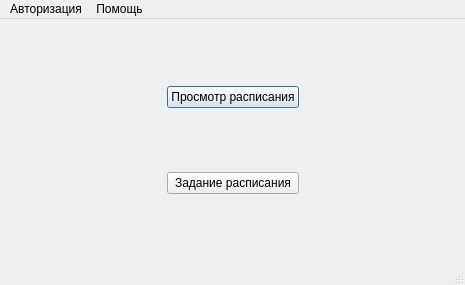
<?xml version="1.0" encoding="UTF-8"?>
<ui version="4.0">
 <class>MainWindow</class>
 <widget class="QMainWindow" name="MainWindow">
  <property name="geometry">
   <rect>
    <x>0</x>
    <y>0</y>
    <width>465</width>
    <height>285</height>
   </rect>
  </property>
  <property name="windowTitle">
   <string>Расписание 1.0</string>
  </property>
  <widget class="QWidget" name="centralwidget">
   <layout class="QGridLayout" name="gridLayout">
    <item row="1" column="1">
     <widget class="QPushButton" name="bset">
      <property name="styleSheet">
       <string notr="true">font: 75 20pt &quot;Verdana&quot;;</string>
      </property>
      <property name="text">
       <string>Задание расписания</string>
      </property>
     </widget>
    </item>
    <item row="0" column="0">
     <spacer name="horizontalSpacer">
      <property name="orientation">
       <enum>Qt::Horizontal</enum>
      </property>
      <property name="sizeHint" stdset="0">
       <size>
        <width>40</width>
        <height>20</height>
       </size>
      </property>
     </spacer>
    </item>
    <item row="0" column="1">
     <widget class="QPushButton" name="bview">
      <property name="styleSheet">
       <string notr="true">font: 75 20pt &quot;Verdana&quot;;</string>
      </property>
      <property name="text">
       <string>Просмотр расписания</string>
      </property>
      <property name="default">
       <bool>true</bool>
      </property>
     </widget>
    </item>
    <item row="0" column="2">
     <spacer name="horizontalSpacer_2">
      <property name="orientation">
       <enum>Qt::Horizontal</enum>
      </property>
      <property name="sizeHint" stdset="0">
       <size>
        <width>40</width>
        <height>20</height>
       </size>
      </property>
     </spacer>
    </item>
   </layout>
  </widget>
  <widget class="QMenuBar" name="menubar">
   <property name="geometry">
    <rect>
     <x>0</x>
     <y>0</y>
     <width>465</width>
     <height>21</height>
    </rect>
   </property>
   <widget class="QMenu" name="autor">
    <property name="title">
     <string>Авторизация</string>
    </property>
    <addaction name="mlogin"/>
    <addaction name="reg"/>
    <addaction name="mexit"/>
   </widget>
   <widget class="QMenu" name="help">
    <property name="title">
     <string>Помощь</string>
    </property>
       <addaction name="readme"/>
   </widget>
   <addaction name="autor"/>
   <addaction name="help"/>
  </widget>
  <widget class="QStatusBar" name="statusbar"/>
  <action name="mlogin">
   <property name="text">
    <string>Вход</string>
   </property>
  </action>
     <action name="reg">
         <property name="text">
             <string>Регистрация</string>
         </property>
     </action>
     <action name="mexit">
         <property name="text">
             <string>Выход</string>
         </property>
     </action>
     <action name="error">
         <property name="text">
             <string>Файл Readme отсутствует</string>
         </property>
     </action>
     <action name="error_2">
         <property name="text">
             <string>Файл Readme не найден</string>
         </property>
     </action>
     <action name="readme">
         <property name="text">
             <string>О программе</string>
         </property>
     </action>
 </widget>
 <resources/>
 <connections/>
</ui>
